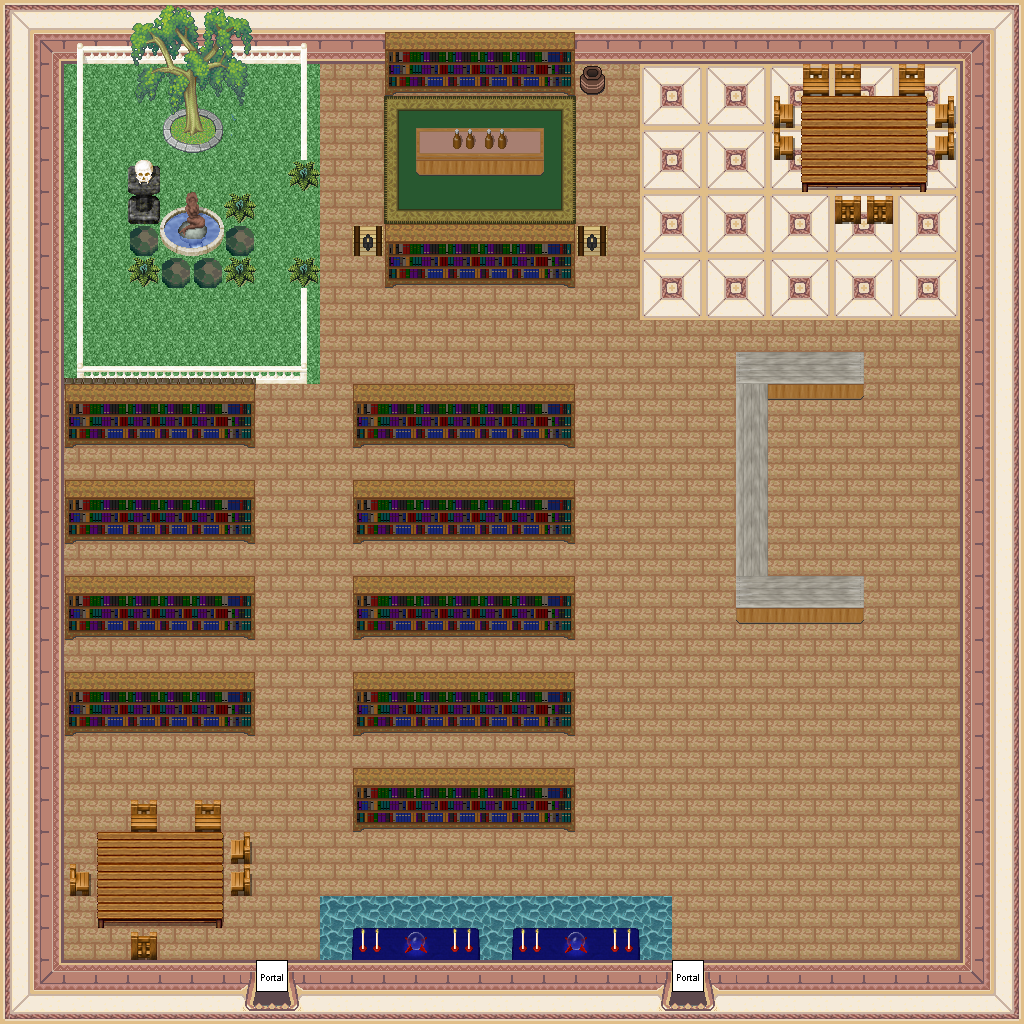

Rendered tile map (Tiled .tmx) drawn with the repository's tilesets; below, a short description and the map source with its tile grids summarised:
An orthogonal 32x32 tile map with 32x32 px tiles, 5 tile layers (0_floor, 1_terrain, 2_object, 3_roof, ...), 2 hidden layers not drawn, 26 tilesets.

<map version="1.0" orientation="orthogonal" renderorder="right-down" width="32" height="32" tilewidth="32" tileheight="32" nextobjectid="1">
 <tileset firstgid="1" name="../../tileset/building/wall/int_wall_pale.png" tilewidth="32" tileheight="32" tilecount="16" columns="2">
  <image source="../../tileset/building/wall/int_wall_pale.png" trans="ff00ff" width="64" height="256" />
 </tileset>
 <tileset firstgid="17" name="../../tileset/building/wall/int_wall_purple.png" tilewidth="32" tileheight="32" tilecount="20" columns="2">
  <image source="../../tileset/building/wall/int_wall_purple.png" trans="ff00ff" width="64" height="320" />
 </tileset>
 <tileset firstgid="37" name="../../tileset/furniture/table/rectangular_with_meals.png" tilewidth="32" tileheight="32" tilecount="9" columns="3">
  <image source="../../tileset/furniture/table/rectangular_with_meals.png" trans="ff00ff" width="96" height="96" />
 </tileset>
 <tileset firstgid="46" name="../../tileset/furniture/carpet/carpets_2.png" tilewidth="32" tileheight="32" tilecount="12" columns="4">
  <image source="../../tileset/furniture/carpet/carpets_2.png" trans="ff00ff" width="128" height="96" />
 </tileset>
 <tileset firstgid="58" name="../../tileset/furniture/carpet/green.png" tilewidth="32" tileheight="32" tilecount="9" columns="3">
  <image source="../../tileset/furniture/carpet/green.png" trans="ff00ff" width="96" height="96" />
 </tileset>
 <tileset firstgid="67" name="../../tileset/furniture/chair/wooden_pale.png" tilewidth="32" tileheight="32" tilecount="4" columns="2">
  <image source="../../tileset/furniture/chair/wooden_pale.png" width="64" height="64" />
 </tileset>
 <tileset firstgid="71" name="../../tileset/furniture/table/wooden_rectangular.png" tilewidth="32" tileheight="32" tilecount="9" columns="3">
  <image source="../../tileset/furniture/table/wooden_rectangular.png" trans="ff00ff" width="96" height="96" />
 </tileset>
 <tileset firstgid="80" name="../../tileset/building/wall/bricked_edges.png" tilewidth="32" tileheight="32" tilecount="15" columns="5">
  <image source="../../tileset/building/wall/bricked_edges.png" trans="ff00ff" width="160" height="96" />
 </tileset>
 <tileset firstgid="95" name="../../tileset/furniture/shelve/pale_book_bottle_shelf.png" tilewidth="32" tileheight="32" tilecount="12" columns="3">
  <image source="../../tileset/furniture/shelve/pale_book_bottle_shelf.png" trans="ff00ff" width="96" height="128" />
 </tileset>
 <tileset firstgid="107" name="../../tileset/item/statue/skullpedestal.png" tilewidth="32" tileheight="32" tilecount="2" columns="1">
  <image source="../../tileset/item/statue/skullpedestal.png" trans="ff00ff" width="32" height="64" />
 </tileset>
 <tileset firstgid="109" name="../../tileset/building/decoration/rocks_2.png" tilewidth="32" tileheight="32" tilecount="2" columns="1">
  <image source="../../tileset/building/decoration/rocks_2.png" trans="ffffff" width="32" height="64" />
 </tileset>
 <tileset firstgid="111" name="../../tileset/plant/bush/blue_green.png" tilewidth="32" tileheight="32" tilecount="1" columns="1">
  <image source="../../tileset/plant/bush/blue_green.png" trans="ff00ff" width="32" height="32" />
 </tileset>
 <tileset firstgid="112" name="../../tileset/item/statue/fairypool.png" tilewidth="32" tileheight="32" tilecount="16" columns="2">
  <image source="../../tileset/item/statue/fairypool.png" trans="ff00ff" width="64" height="256" />
 </tileset>
 <tileset firstgid="128" name="../../tileset/building/entrance/pale_red_ns.png" tilewidth="32" tileheight="32" tilecount="36" columns="9">
  <image source="../../tileset/building/entrance/pale_red_ns.png" trans="ff00ff" width="288" height="128" />
 </tileset>
 <tileset firstgid="164" name="../../tileset/item/chest/wooden_dark.png" tilewidth="32" tileheight="32" tilecount="1" columns="1">
  <image source="../../tileset/item/chest/wooden_dark.png" trans="ff00ff" width="32" height="32" />
 </tileset>
 <tileset firstgid="165" name="../../tileset/furniture/table/fancy_blue_red.png" tilewidth="32" tileheight="32" tilecount="12" columns="4">
  <image source="../../tileset/furniture/table/fancy_blue_red.png" trans="ff00ff" width="128" height="96" />
 </tileset>
 <tileset firstgid="177" name="../../tileset/furniture/table/table_with_beer.png" tilewidth="32" tileheight="32" tilecount="8" columns="4">
  <image source="../../tileset/furniture/table/table_with_beer.png" trans="ff00ff" width="128" height="64" />
 </tileset>
 <tileset firstgid="185" name="../../tileset/item/pot/pot_purple.png" tilewidth="32" tileheight="32" tilecount="1" columns="1">
  <image source="../../tileset/item/pot/pot_purple.png" trans="ff00ff" width="32" height="32" />
 </tileset>
 <tileset firstgid="186" name="../../tileset/furniture/table/grey_pale.png" tilewidth="32" tileheight="32" tilecount="8" columns="2">
  <image source="../../tileset/furniture/table/grey_pale.png" trans="ff00ff" width="64" height="128" />
 </tileset>
 <tileset firstgid="194" name="../../tileset/furniture/table/table_with_hob_pale.png" tilewidth="32" tileheight="32" tilecount="3" columns="3">
  <image source="../../tileset/furniture/table/table_with_hob_pale.png" trans="ff00ff" width="96" height="32" />
 </tileset>
 <tileset firstgid="197" name="../../tileset/logic/portal.png" tilewidth="32" tileheight="32" tilecount="16" columns="8">
  <image source="../../tileset/logic/portal.png" width="256" height="64" />
 </tileset>
 <tileset firstgid="213" name="../../tileset/logic/collision.png" tilewidth="32" tileheight="32" tilecount="1" columns="1">
  <image source="../../tileset/logic/collision.png" width="32" height="32" />
 </tileset>
 <tileset firstgid="214" name="../../tileset/logic/protection.png" tilewidth="32" tileheight="32" tilecount="2" columns="2">
  <image source="../../tileset/logic/protection.png" width="64" height="32" />
 </tileset>
 <tileset firstgid="216" name="locust_tree" tilewidth="32" tileheight="32" tilecount="20" columns="4">
  <image source="../../tileset/plant/tree/locust_tree.png" trans="ff00ff" width="128" height="160" />
 </tileset>
 <tileset firstgid="236" name="ground" tilewidth="32" tileheight="32" tilecount="33" columns="3">
  <image source="../../tileset/ground/ground.png" trans="ff00ff" width="96" height="352" />
 </tileset>
 <tileset firstgid="269" name="stone_fence_white" tilewidth="32" tileheight="32" tilecount="9" columns="3">
  <image source="../../tileset/building/fence/stone_fence_white.png" trans="ff00ff" width="96" height="96" />
 </tileset>
 <layer name="0_floor" width="32" height="32">
  <data>[1024 cells, 1024 non-empty, 32 distinct tile ids]</data>
 </layer>
 <layer name="1_terrain" width="32" height="32">
  <data>[1024 cells, 75 non-empty, 23 distinct tile ids]</data>
 </layer>
 <layer name="2_object" width="32" height="32">
  <data>[1024 cells, 153 non-empty, 38 distinct tile ids]</data>
 </layer>
 <layer name="3_roof" width="32" height="32">
  <data>[1024 cells, 81 non-empty, 19 distinct tile ids]</data>
 </layer>
 <layer name="objects" width="32" height="32">
  <data>[1024 cells, 2 non-empty, 1 distinct tile ids]</data>
 </layer>
 <layer name="collision" width="32" height="32" visible="0" opacity="0.37">
  <data>[1024 cells, 404 non-empty, 1 distinct tile ids]</data>
 </layer>
 <layer name="protection" width="32" height="32" visible="0" opacity="0.25">
  <data>[1024 cells, 1024 non-empty, 1 distinct tile ids]</data>
 </layer>
</map>
